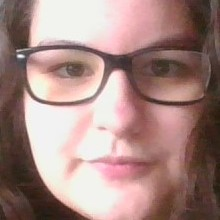
#> input picture python_face_reco-master/dataSet/G1_10.jpg, 220 x 220 px; its folder holds 4 pictures in this run
$ python Trainer_All.py   (Python 2 division)
#> lines starting #> are read from the running program, lines starting #| are printed output that depends on the picture

import os                                               # importing the OS for path
import cv2                                              # importing the OpenCV library
import numpy as np                                      # importing Numpy library
from PIL import Image                                   # importing Image library


EigenFace = cv2.face.EigenFaceRecognizer_create(15)      # creating EIGEN FACE RECOGNISER
FisherFace = cv2.face.FisherFaceRecognizer_create(2)     # Create FISHER FACE RECOGNISER
LBPHFace = cv2.face.LBPHFaceRecognizer_create() # Create LBPH FACE RECOGNISER
#LBPHFace = cv2.face.LBPHFaceRecognizer_create(1, 1, 7,7) # Create LBPH FACE RECOGNISER

path = 'dataSet'                                        # path to the photos
def getImageWithID (path):
#> called with path = 'dataSet'
    imagePaths = [os.path.join(path, f) for f in os.listdir(path)]
    FaceList = []
    IDs = []
    for imagePath in imagePaths:
        faceImage = Image.open(imagePath).convert('L')  # Open image and convert to gray
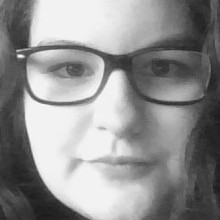
#> faceImage: PIL image 220x220 L; min 24, max 251, mean 144
        faceImage = faceImage.resize((220,220))         # resize the image so the EIGEN recogniser can be trained
        faceNP = np.array(faceImage, 'uint8')           # convert the image to Numpy array
        ID = int(os.path.split(imagePath)[1].split('_')[0].replace("G", "")) # Retreave the ID of the array
        FaceList.append(faceNP)                         # Append the Numpy Array to the list
        IDs.append(ID)                                  # Append the ID to the IDs list
        print(IDs)
        cv2.imshow('Training Set', faceNP)              # Show the images in the list
        cv2.waitKey(1)
#> pass 2 of the loop in getImageWithID, `for imagePath in imagePaths:`:
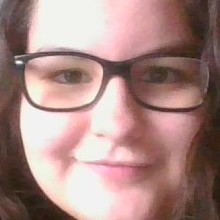
#> input picture python_face_reco-master/dataSet/G1_11.jpg, 220 x 220 px
#> in getImageWithID, `faceImage = Image.open(imagePath).convert('L')`:
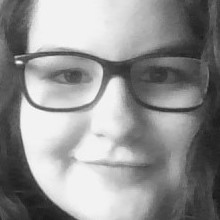
#> faceImage: PIL image 220x220 L; min 25, max 253, mean 145.5
#> pass 3 of the loop in getImageWithID, `for imagePath in imagePaths:`:
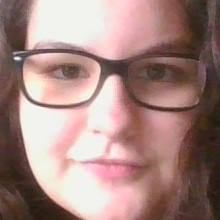
#> input picture python_face_reco-master/dataSet/G1_12.jpg, 220 x 220 px
#> in getImageWithID, `faceImage = Image.open(imagePath).convert('L')`:
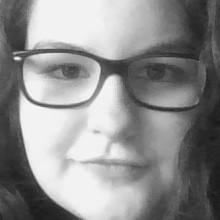
#> faceImage: PIL image 220x220 L; min 24, max 252, mean 142.4
#> the loop made 4 passes; the first 3 are shown
    return np.array(IDs), FaceList                      # The IDs are converted in to a Numpy array
IDs, FaceList = getImageWithID(path)

# ------------------------------------ TRAING THE RECOGNISER ----------------------------------------
print('TRAINING......')
EigenFace.train(FaceList, IDs)                          # The recongniser is trained using the images
print('EIGEN FACE RECOGNISER COMPLETE...')
EigenFace.save('Recogniser/trainingDataEigen.xml')
print('FILE SAVED..')
#> (the run stopped early here; a loop or call above may not have finished)
